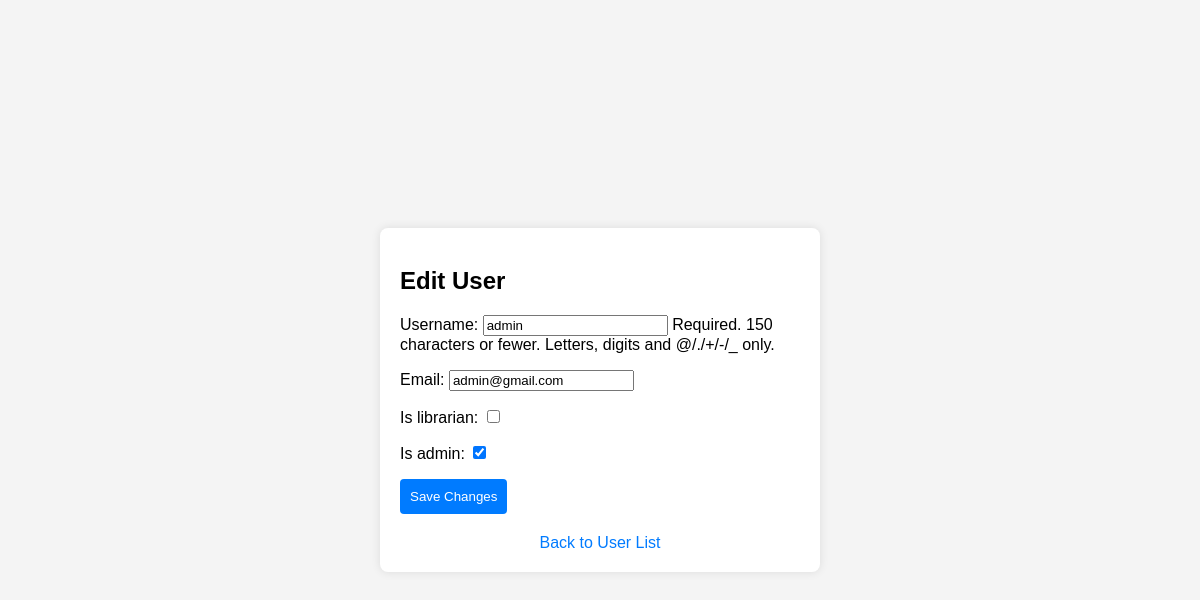
The app's page /library/users/edit/3/ (signed in) with its own data.
### library/models.py (models this page shows, shortened)
class User(AbstractUser):
    email = models.EmailField(unique=True)  # Ensure unique email field
    is_librarian = models.BooleanField(default=False)  # Mark if user is a librarian
    is_admin = models.BooleanField(default=False)  # Mark if user is an admin
    groups = models.ManyToManyField(
        Group,
        related_name='custom_user_set',  # Avoid default auth.User model conflict
        blank=True,
        help_text='The groups this user belongs to.',
        verbose_name='groups',
    )
    user_permissions = models.ManyToManyField(
        Permission,
        related_name='custom_user_permissions_set',  # Avoid conflict with default permissions
        blank=True,
        help_text='Specific permissions for this user.',
        verbose_name='user permissions',
    )

### library/views.py (the view)
# urls.py: path('users/edit/<int:user_id>/', views.edit_user, name='edit_user'),
@login_required
def edit_user(request, user_id):
    user = get_object_or_404(User, id=user_id)
    if request.method == 'POST':
        form = EditUserForm(request.POST, instance=user)
        if form.is_valid():
            form.save()
            return redirect('manage_users')
    else:
        form = EditUserForm(instance=user)
    return render(request, 'edit_user.html', {'form': form})

### library/forms.py
class EditUserForm(UserChangeForm):
    password = None  # Remove the password field for editing
    class Meta:
        model = User
        fields = ['username', 'email', 'is_librarian', 'is_admin']
        widgets = {
            'username': forms.TextInput(attrs={'class': 'form-control'}),
            'email': forms.EmailInput(attrs={'class': 'form-control'}),
            'is_librarian': forms.CheckboxInput(attrs={'class': 'form-check-input'}),
            'is_admin': forms.CheckboxInput(attrs={'class': 'form-check-input'}),
        }

### library/templates/edit_user.html (shortened to what this page needs)
<!DOCTYPE html>
<html lang="en">
<head>
</head>
<body>
    <div class="container">
        <h2>Edit User</h2>
        <form method="post">
            {{ form.as_p }}
            <div class="form-group">
                <button type="submit">Save Changes</button>
            </div>
        </form>
        <a href="{% url 'manage_users' %}" class="back-link">Back to User List</a>
    </div>
</body>
</html>

### library/templates/edit_user.html (style rules this page uses)
body { font-family: Arial, sans-serif; background-color: #f4f4f4; margin: 0; padding: 0; display: flex; justify-content: center; align-items: center; height: 100vh; }
.container { background-color: #fff; padding: 20px; border-radius: 8px; box-shadow: 0 0 10px rgba(0, 0, 0, 0.1); width: 400px; }
h2 { margin-bottom: 20px; }
.form-group { margin-bottom: 15px; }
.form-group button { background-color: #007bff; color: #fff; border: none; padding: 10px; border-radius: 4px; cursor: pointer; }
.back-link { display: block; margin-top: 20px; text-align: center; text-decoration: none; color: #007bff; }

### records on screen
User: username "admin", email "admin@gmail.com", is_admin "☑"
